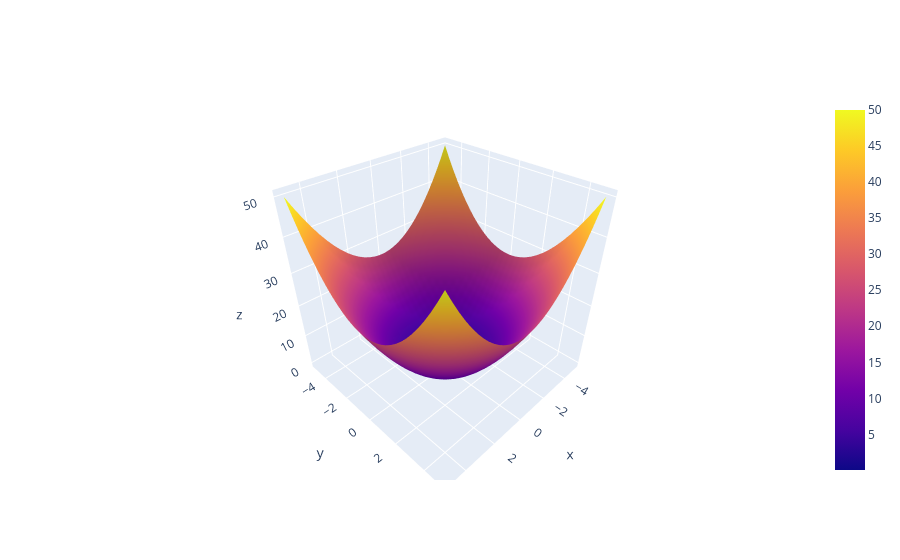

Here is the notebook cell this chart was saved with:
### Code cell
# ploting convert 3D chart
import plotly.graph_objects as go
x = np.linspace(-5, 5, 30)
y = np.linspace(-5, 5, 30)
x_new, y_new = np.meshgrid(x,y)

z = x_new**2 + y_new**2
fig = go.Figure(data = [go.Surface(z = z, x = x_new, y = y_new)])
fig.show()

### Figure 1 — Plotly figure (JSON) as saved in the notebook; plotly's stock layout.template omitted (floating-point values rounded to 4 significant figures; data arrays with more than 128 entries replaced by an {"elided": "..."} marker saying what was removed)
{"data": [{"type": "surface", "x": {"elided": "30x30 float values"}, "y": {"elided": "30x30 float values"}, "z": {"elided": "30x30 float values"}}], "layout": {}}
